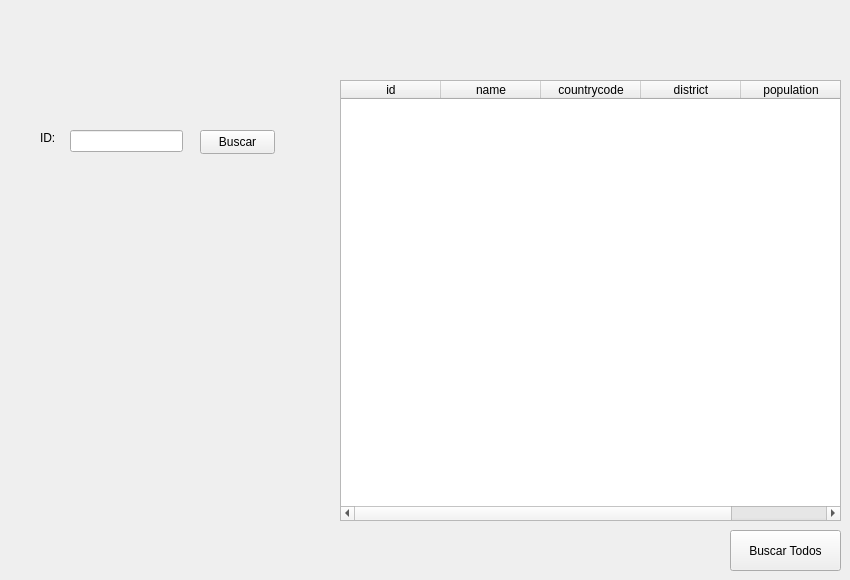
    <widget class="QWidget" name="tabCiudad">
     <attribute name="title">
      <string>Consultar Ciudad</string>
     </attribute>
     <widget class="QTableWidget" name="tableCiudad">
      <property name="geometry">
       <rect>
        <x>340</x>
        <y>80</y>
        <width>501</width>
        <height>441</height>
       </rect>
      </property>
      <column>
       <property name="text">
        <string>id</string>
       </property>
      </column>
      <column>
       <property name="text">
        <string>name</string>
       </property>
      </column>
      <column>
       <property name="text">
        <string>countrycode</string>
       </property>
      </column>
      <column>
       <property name="text">
        <string>district</string>
       </property>
      </column>
      <column>
       <property name="text">
        <string>population</string>
       </property>
      </column>
     </widget>
     <widget class="QLabel" name="label_3">
      <property name="geometry">
       <rect>
        <x>40</x>
        <y>130</y>
        <width>49</width>
        <height>16</height>
       </rect>
      </property>
      <property name="text">
       <string>ID:</string>
      </property>
     </widget>
     <widget class="QLineEdit" name="lineEdit_2">
      <property name="geometry">
       <rect>
        <x>70</x>
        <y>130</y>
        <width>113</width>
        <height>22</height>
       </rect>
      </property>
     </widget>
     <widget class="QPushButton" name="bt_buscarciudad">
      <property name="geometry">
       <rect>
        <x>200</x>
        <y>130</y>
        <width>75</width>
        <height>24</height>
       </rect>
      </property>
      <property name="text">
       <string>Buscar</string>
      </property>
     </widget>
     <widget class="QPushButton" name="bt_buscarTodosc">
      <property name="geometry">
       <rect>
        <x>730</x>
        <y>530</y>
        <width>111</width>
        <height>41</height>
       </rect>
      </property>
      <property name="text">
       <string>Buscar Todos</string>
      </property>
     </widget>
    </widget>
